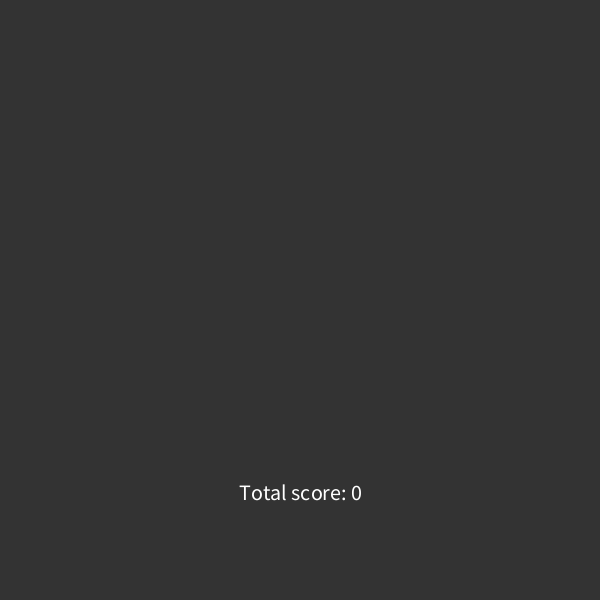
Frame 1 (no input)
Frame 60 (the mouse pressed at the canvas centre just before this capture): identical to frame 1, image omitted
Frame 120 (the mouse held since frame 60 and released just before this capture): identical to frame 1, image omitted

The Processing sketch that drew this single still picture (run headless with seeded random() and noise(); from frame 60 on, the mouse is pressed at the canvas centre):

// Processing sketch: simpeltKortspil
// ── simpeltKortspil.pde
Kortspil kortspil;

void setup() {
  size(600, 600);
  background(#333333);
  
  //textAlign(CENTER);
  rectMode(CENTER);
  
  kortspil = new Kortspil();
  kortspil.lavAlleKort();
  
  kortspil.visScore();
}

void draw() {
  
}

void mousePressed() {
  clear();
  background(#333333);
  
  if(kortspil.kortListe.size() > 0) {
    kortspil.traekKort().display();
  } else {
    textAlign(CENTER);
    textSize(18);
    fill(255);
    text("Ikke flere kort i bunken!", width/2, height/2);
  }
  
  kortspil.visScore();
}

// ── kort_Class.pde
class Kort {
  // Data
  String name;
  int value;
  
  Kort(String newName, int newValue) {
    name = newName;
    value = newValue;
  }
  
  // Metoder
  void display() {
    fill(255);
    rect(width/2, height/2, 150, 200, 10, 10, 10, 10);
    fill(0);
    textSize(14);
    textAlign(LEFT);
    text(name, 238, 225);
    textAlign(RIGHT);
    text(name, 360, 385);
  }
}

// ── kortspil_Class.pde
class Kortspil {
  // Data
  ArrayList<Kort> kortListe = new ArrayList<Kort>();
  ArrayList<Kort> kortTrukket = new ArrayList<Kort>();

  // Metoder
  void lavAlleKort() {
    String[] kortNavne = {"Hjerte", "Ruder", "Spar", "Klør"};
  
    for(int i = 0; i < kortNavne.length; i++) {
      Kort S = new Kort(kortNavne[i] + " A", 11);
      kortspil.kortListe.add(S);
      
      Kort konge = new Kort(kortNavne[i] + " Konge", 10);
      kortspil.kortListe.add(konge);
      
      Kort dronning = new Kort(kortNavne[i] + " Dronning", 10);
      kortspil.kortListe.add(dronning);
      
      Kort knaegt = new Kort(kortNavne[i] + " Knægt", 10);
      kortspil.kortListe.add(knaegt);
      
      Kort ten = new Kort(kortNavne[i] + " 10", 10);
      kortspil.kortListe.add(ten);
      
      Kort nine = new Kort(kortNavne[i] + " 9", 9);
      kortspil.kortListe.add(nine);
      
      Kort eight = new Kort(kortNavne[i] + " 8", 8);
      kortspil.kortListe.add(eight);
      
      Kort seven = new Kort(kortNavne[i] + " 7", 7);
      kortspil.kortListe.add(seven);
      
      Kort six = new Kort(kortNavne[i] + " 6", 6);
      kortspil.kortListe.add(six);
      
      Kort five = new Kort(kortNavne[i] + " 5", 5);
      kortspil.kortListe.add(five);
      
      Kort four = new Kort(kortNavne[i] + " 4", 4);
      kortspil.kortListe.add(four);
      
      Kort three = new Kort(kortNavne[i] + " 3", 3);
      kortspil.kortListe.add(three);
      
      Kort two = new Kort(kortNavne[i] + " 2", 2);
      kortspil.kortListe.add(two);
      
      Kort one = new Kort(kortNavne[i] + " 1", 1);
      kortspil.kortListe.add(one);
    }
  }
  
  Kort traekKort() {    
    int kortID = int(random(0, kortListe.size()));
    
    Kort kortTrykket = kortListe.get(kortID);
    kortTrukket.add(kortTrykket);
    kortListe.remove(kortTrykket);
    
    return kortTrykket;
  }
  
  void visScore() {
    int totalScore = 0;
    
    for(int i = 0; i < kortTrukket.size(); i++) {
      Kort kort = kortTrukket.get(i);
      totalScore += kort.value;
    }
    
    textAlign(CENTER);
    fill(255);
    textSize(22);
    text("Total score: " + totalScore, width/2, height-100);
  }
}
